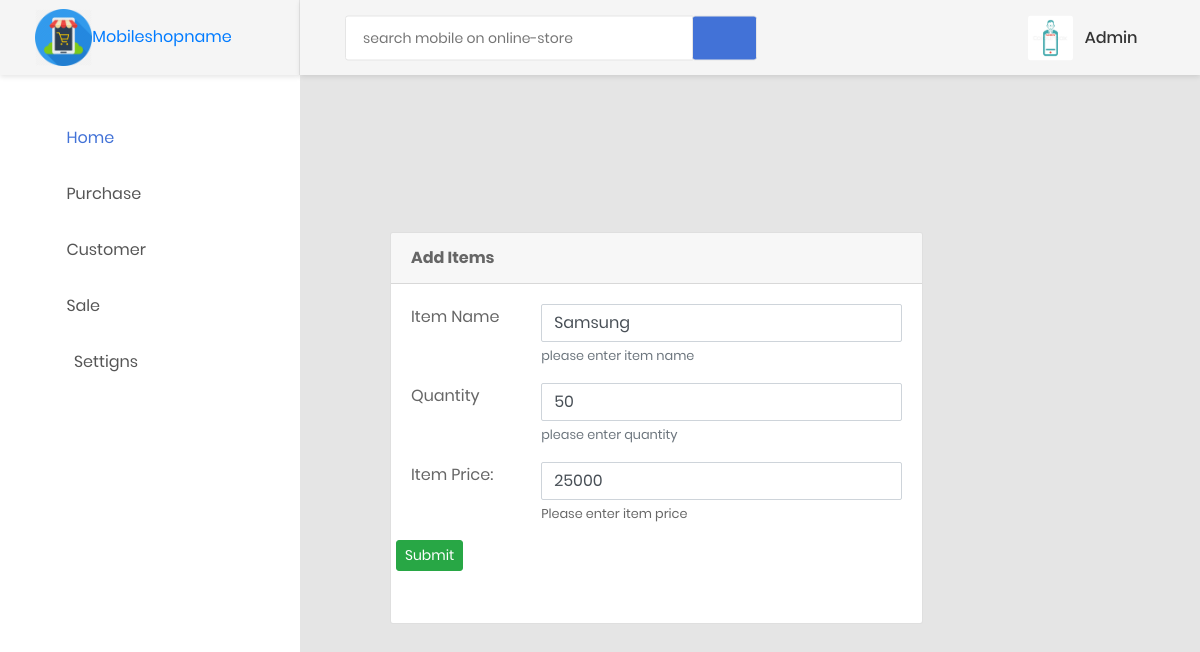
Page /1/update (signed in) on the committed database.
### models/create_models.py (models this page shows, shortened)
class User(db.Model, UserMixin):
    __tablename__ = 'users'
    id = db.Column(db.Integer, primary_key=True)
    username = db.Column(db.Unicode(255), nullable=False, server_default=u'', unique=True, index=True)
    password = db.Column(db.String(255), nullable=False, server_default='')
    role = db.Column(db.Enum(RolesAvailable))
    email = db.Column(db.Unicode(255), nullable=False, server_default=u'', unique=True, index=True)
    created_at = db.Column(db.DateTime, nullable=False, default=datetime.utcnow)
    updated_at = db.Column(db.DateTime, nullable=False, default=datetime.utcnow, onupdate=datetime.utcnow)

class Items(db.Model):
    __tablename__='items'
    i_id = db.Column(db.Integer, primary_key=True)
    item_name = db.Column(db.String(255), nullable=False)
    item_quantity = db.Column(db.String(255), nullable=False)
    item_price = db.Column(db.String(255), nullable=False)
    barcode = db.Column(db.LargeBinary)
    purchase_date = db.Column(db.DateTime, nullable=False, default=datetime.utcnow)
    modified_date = db.Column(db.DateTime, nullable=False, default=datetime.utcnow, onupdate=datetime.utcnow)
    sales = db.relationship("SalesItems", backref="items", lazy='dynamic')
    __table_args__ = (CheckConstraint(item_quantity > -1), {})

### items/items.py (the view, shortened to what this page needs)
@item.route('/<int:id>/update', methods=('GET', 'POST'))
def updateitem(id):
    error = None
    item = Items.query.filter_by(i_id=int(id)).first()
    return render_template('static priya mobile/items/updateitem.html', item=item)

### customers/customers.py (called while the page is built)
@customer.before_app_request
def load_logged_in_user():
    user_id = session.get('user_id')
    if user_id is None:
        g.user = None
    else:
        g.user = User.query.filter_by(id=user_id).first()

### users/adduser.py (called while the page is built)
@auth.before_app_request
def load_logged_in_user():
    user_id = session.get('user_id')
    if user_id is None:
        g.user = None
    else:
        g.user = User.query.filter_by(id=user_id).first()

### templates/static priya mobile/items/updateitem.html
{% extends 'static priya mobile/base1.html' %}
{% block content %}
{% if g.user %}
             <div class="main-content">
                    <div class="section__content section__content--p30">
                    <div class="container-fluid">
                        <div class="row">
                            <div class="col-lg-9">
                                <div class="card">
                                    <div class="card-header">
                                        <strong>Add Items</strong>
                                    </div>
                                    <div class="card-body card-block">
                                        <form action="" method="post" enctype="multipart/form-data" class="form-horizontal">
                                            <div class="row form-group">
                                                <div class="col col-md-3">
                                                    <label for="iname" class=" form-control-label">Item Name</label>
                                                </div>
                                                <div class="col-12 col-md-9">
                                                    <input type="text" id="iname" name="iname" value="{{ request.form['item_name'] or item['item_name']}}" class="form-control" required>
                                                    <small class="form-text text-muted">please enter item name</small>
                                                </div>
                                            </div>
                                            <div class="row form-group">
                                                <div class="col col-md-3">
                                                    <label for="quantity" class=" form-control-label">Quantity</label>
                                                </div>
                                                <div class="col-12 col-md-9">
                                                    <input type="text" id="quantity" name="quantity" value="{{ request.form['item_quantity'] or item['item_quantity']}}" class="form-control" required>
                                                    <small class="form-text text-muted">please enter quantity </small>
                                                </div>
                                            </div>
                                            <div class="row form-group">
                                                <div class="col col-md-3">
                                                    <label for="price" class=" form-control-label">Item Price:</label>
                                                </div>
                                                <div class="col-12 col-md-9">
                                                    <input type="text" id="price" name="price" value="{{ request.form['item_price'] or item['item_price']}}" class="form-control" required>
                                                    <small class="help-block form-text">Please enter item price</small>
                                                </div>
                                            </div>
                                            <div class="row form-group">
                                            <div class="form-actions form-group">
                                                <button type="submit" class="btn btn-success btn-sm">Submit</button>
                                            </div>
                                            </div>
                                        </form>
                                    </div>
                                </div>
                            </div>
                        </div>
                    </div>
            </div>
{% endif %}
                 {% endblock %}

### templates/static priya mobile/base1.html (shortened to what this page needs)
<!DOCTYPE html>
<html lang="en">
<head>
    <link href="{{ url_for('static', filename='css/font-face.css') }}" rel="stylesheet" media="all">
    <link href="{{ url_for('static', filename = 'vendor/font-awesome-4.7/css/font-awesome.min.css') }}" rel="stylesheet" media="all">
    <link href="{{ url_for('static', filename = 'vendor/font-awesome-5/css/fontawesome-all.min.css') }}" rel="stylesheet" media="all">
    <link href="{{ url_for('static', filename = 'vendor/mdi-font/css/material-design-iconic-font.min.css') }}" rel="stylesheet" media="all">
    <link href="{{ url_for('static', filename = 'vendor/bootstrap-4.1/bootstrap.min.css') }}" rel="stylesheet" media="all">
    <link href="{{ url_for('static', filename = 'vendor/animsition/animsition.min.css') }}" rel="stylesheet" media="all">
    <link href="{{ url_for('static', filename =  'vendor/bootstrap-progressbar/bootstrap-progressbar-3.3.4.min.css') }}" rel="stylesheet" media="all">
    <link href="{{ url_for('static', filename = 'vendor/wow/animate.css') }}" rel="stylesheet" media="all">
    <link href="{{ url_for('static', filename = 'vendor/css-hamburgers/hamburgers.min.css') }}" rel="stylesheet" media="all">
    <link href="{{ url_for('static', filename = 'vendor/slick/slick.css" rel="stylesheet') }}" media="all">
    <link href="{{ url_for('static', filename = 'vendor/select2/select2.min.css') }}" rel="stylesheet" media="all">
    <link href="{{ url_for('static', filename = 'vendor/perfect-scrollbar/perfect-scrollbar.css') }}" rel="stylesheet" media="all">
    <link href="{{ url_for('static', filename = 'css/theme.css') }}" rel="stylesheet" media="all">
</head>
<body class="animsition">
    <div class="page-wrapper">
        <aside class="menu-sidebar d-none d-lg-block">
            <div class="logo">
                <a href="#">
                    <img src="{{ url_for('static',filename='images/icon/mshop.png') }}" alt="mobileshop" id="i1"/>Mobileshopname
                </a>
            </div>
            {% if g.user %}
            <div class="menu-sidebar__content js-scrollbar1">
                <nav class="navbar-sidebar">
                    <ul class="list-unstyled navbar__list">
                        <li class="active has-sub">
                            <a class="js-arrow" href="{{ url_for('order.totalsale') }}">
                                <i class="fa fa-home"></i>Home</a>
                        </li>
                        <li>
                            <a class="js-arrow" href="#">
                                <i class="fa fa-shopping-cart"></i>Purchase</a>
                        </li>
                        <li>
                            <a class="js-arrow" href="#">
                                <i class="fa fa-address-card"></i>Customer</a>
                        </li>
                        <li>
                            <a class="js-arrow" href="#">
                                <i class="fa fa-cart-plus"></i>Sale</a>
                        </li>
                        <li>
                            <a class="js-arrow" href="#">
                                    <i class="fa fa-cog fa-fw" aria-hidden="true"></i>Settigns</a>
                        </li>
                    </ul>
                </nav>
            </div>
            {% endif %}
        </aside>
        <div class="page-container">
            <header class="header-desktop">
                <div class="section__content section__content--p30">
                    <div class="container-fluid">
                        <div class="header-wrap">
                            <form class="form-header" action="" method="POST">
                                <input class="au-input au-input--xl" type="text" name="search" placeholder="search mobile on online-store" />
                                <button class="au-btn--submit" type="submit">
                                    <a href="https://www.amazon.in/s/ref=nb_sb_noss_2?url=search-alias%3Daps&field-keywords=Apple&rh=i%3Aaps%2Ck%3AApple"><i class="zmdi zmdi-search"></i></a>
                                </button>
                            </form>
                            <div class="header-button">
                                {% if g.user %}
                                <div class="account-wrap">
                                    <div class="account-item clearfix js-item-menu">
                                        <div class="image">
                                            <img src="{{ url_for('static', filename='images/icon/admin.png') }}">
                                        </div>
                                        <div class="content">
                                            <a class="js-acc-btn" href="#">{{ g.user.username }}</a>
                                        </div>
                                        {% endif %}
                                    </div>
                                </div>
                            </div>
                        </div>
                    </div>
                </div>
            </header>
            <div class="main-content">
                <div class="section__content section__content--p30">
                    <div class="container-fluid">
                       {% block content %}
                        {% endblock %}
                    </div>
                </div>
            </div>
    </div>
</body>
</html>

### templates/static priya mobile/base1.html (style rules this page uses)
#i1 { max-width: 25%; height: 20; }

### rows in the picture
User: user.username "Admin"
Items: iname "Samsung", quantity "50", price "25000"
